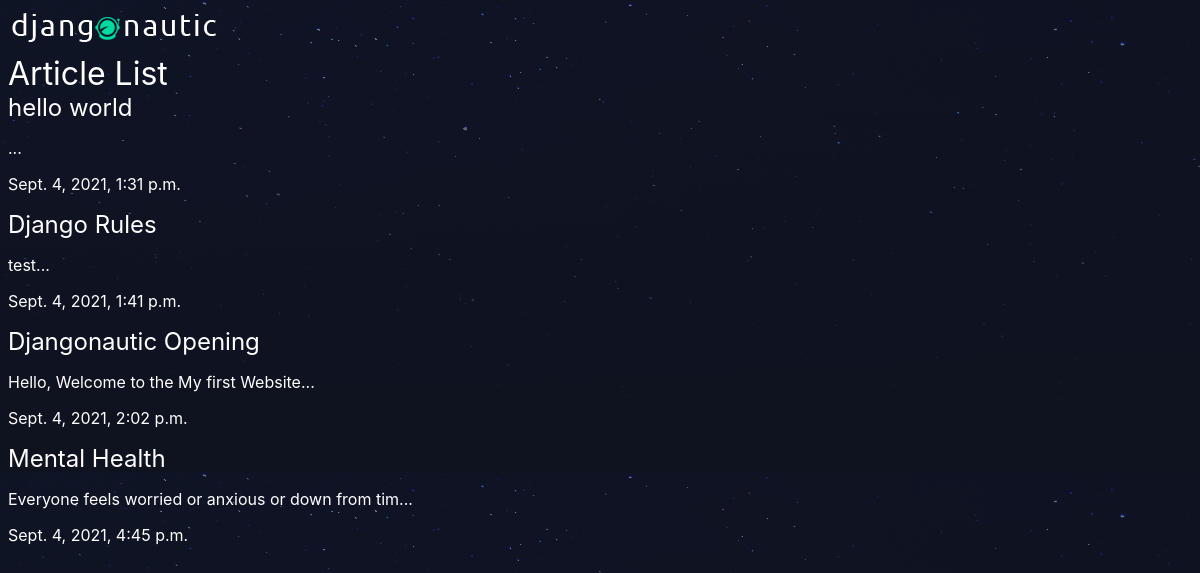
/articles/, run on an earlier commit of the app's database.
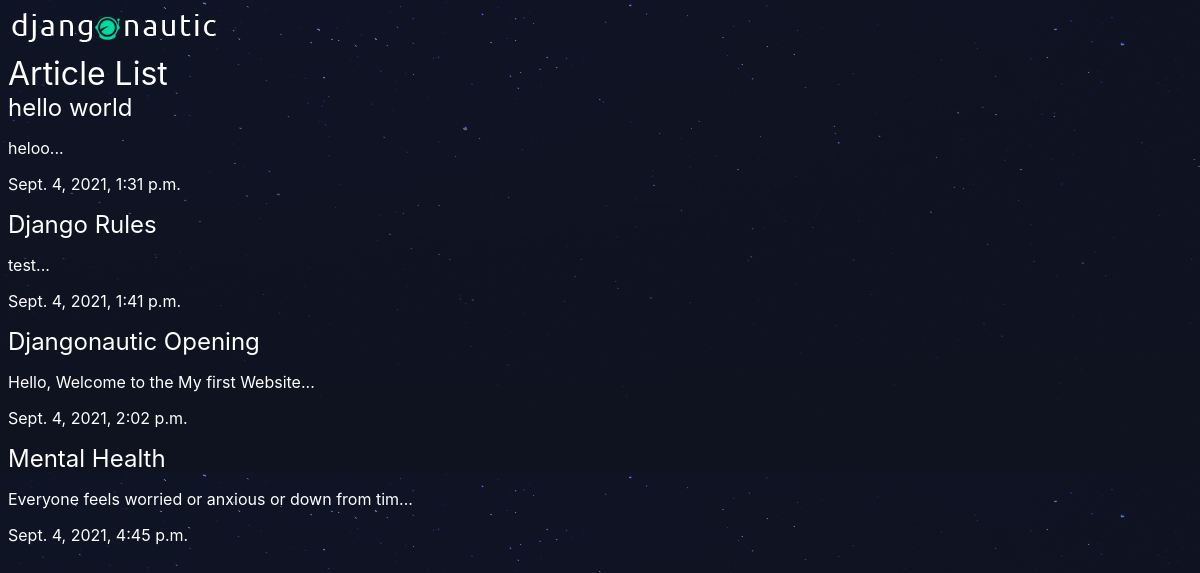
And on a later commit of the database.
### articles/models.py (models this page shows, shortened)
class Article(models.Model):
    title = models.CharField(max_length=100)
    slug = models.SlugField()
    body = models.TextField()
    date = models.DateTimeField(auto_now_add=True)
    thumb = models.ImageField(default='default.png', blank=True)
    def snippet(self):
        return self.body[:50] + '...'

### articles/views.py (the view)
# urls.py: path('', views.index, name="list"),
def index (request):
    articles = Article.objects.all().order_by('date')
    return render(request, 'articles/index.html', {'articles':articles })

### articles/templates/articles/index.html
{% extends 'base.html' %}
{% block content %}
<h1>Article List</h1>
<div class="articles">
    {% for article in articles %}
    <div class="article">
        <h2><a href="{% url 'articles:detail' article.slug %}">{{ article.title }}</a></h2>
        <p>{{ article.snippet }}</p>
        <p>{{ article.date }}</p>
    </div>
    {% endfor %}
</div>
{% endblock %}

What changed in the data, as far as the page shows it:
changed Article "hello world": snippet "..." → "heloo..."
